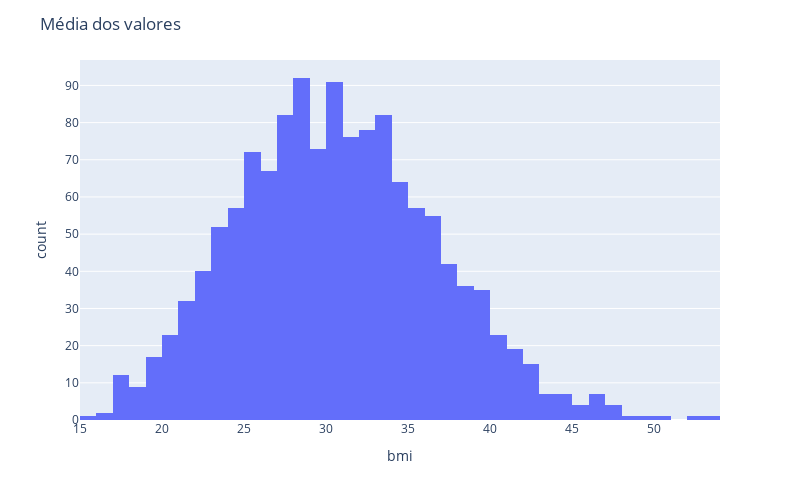

The cell this chart's notebook holds for it:
### Code cell
hist =  px.histogram (df2,  x = "bmi", nbins=60) 
hist.update_layout(width=800,height=500,title_text='Média dos valores') 
hist.show()

### Figure 1 — Plotly figure (JSON) as saved in the notebook; plotly's stock layout.template omitted (floating-point values rounded to 4 significant figures; data arrays with more than 128 entries replaced by an {"elided": "..."} marker saying what was removed)
{"data": [{"alignmentgroup": "True", "bingroup": "x", "hovertemplate": "bmi=%{x}<br>count=%{y}<extra></extra>", "legendgroup": "", "marker": {"color": "#636efa", "pattern": {"shape": ""}}, "name": "", "nbinsx": 60, "offsetgroup": "", "orientation": "v", "showlegend": false, "type": "histogram", "x": {"elided": "1338 float values"}, "xaxis": "x", "yaxis": "y"}], "layout": {"barmode": "relative", "height": 500, "legend": {"tracegroupgap": 0}, "margin": {"t": 60}, "title": {"text": "Média dos valores"}, "width": 800, "xaxis": {"anchor": "y", "domain": [0, 1], "title": {"text": "bmi"}}, "yaxis": {"anchor": "x", "domain": [0, 1], "title": {"text": "count"}}}}
